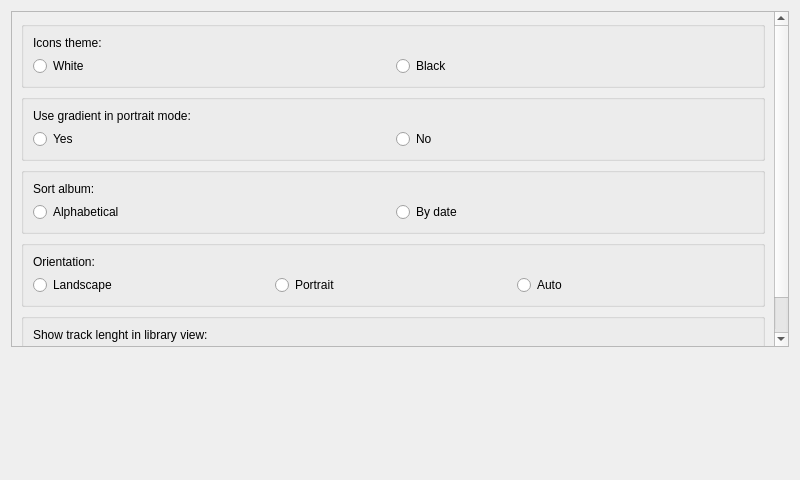
<?xml version="1.0" encoding="UTF-8"?>
<ui version="4.0">
 <class>SettingsDialog</class>
 <widget class="QDialog" name="SettingsDialog">
  <property name="geometry">
   <rect>
    <x>0</x>
    <y>0</y>
    <width>800</width>
    <height>480</height>
   </rect>
  </property>
  <property name="windowTitle">
   <string>Settings</string>
  </property>
  <layout class="QHBoxLayout" name="horizontalLayout_2">
   <item>
    <layout class="QVBoxLayout" name="verticalLayout">
     <item>
      <widget class="QScrollArea" name="scrollArea">
       <property name="widgetResizable">
        <bool>true</bool>
       </property>
       <widget class="QWidget" name="scrollAreaWidgetContents">
        <property name="geometry">
         <rect>
          <x>0</x>
          <y>0</y>
          <width>760</width>
          <height>367</height>
         </rect>
        </property>
        <layout class="QVBoxLayout" name="verticalLayout_6">
         <item>
          <widget class="QGroupBox" name="groupBox">
           <property name="title">
            <string/>
           </property>
           <layout class="QVBoxLayout" name="verticalLayout_2">
            <item>
             <widget class="QLabel" name="label">
              <property name="text">
               <string>Icons theme:</string>
              </property>
             </widget>
            </item>
            <item>
             <layout class="QHBoxLayout" name="horizontalLayout">
              <item>
               <widget class="QRadioButton" name="iconsWButton">
                <property name="text">
                 <string>White</string>
                </property>
               </widget>
              </item>
              <item>
               <widget class="QRadioButton" name="iconstBButton">
                <property name="text">
                 <string>Black</string>
                </property>
               </widget>
              </item>
             </layout>
            </item>
           </layout>
          </widget>
         </item>
         <item>
          <widget class="QGroupBox" name="groupBox_4">
           <property name="title">
            <string/>
           </property>
           <layout class="QVBoxLayout" name="verticalLayout_7">
            <item>
             <widget class="QLabel" name="label_5">
              <property name="text">
               <string>Use gradient in portrait mode:</string>
              </property>
             </widget>
            </item>
            <item>
             <layout class="QHBoxLayout" name="horizontalLayout_6">
              <item>
               <widget class="QRadioButton" name="gradientYButton">
                <property name="text">
                 <string>Yes</string>
                </property>
               </widget>
              </item>
              <item>
               <widget class="QRadioButton" name="gradientNButton">
                <property name="text">
                 <string>No</string>
                </property>
               </widget>
              </item>
             </layout>
            </item>
           </layout>
          </widget>
         </item>
         <item>
          <widget class="QGroupBox" name="albumSortingGroupBox">
           <property name="enabled">
            <bool>true</bool>
           </property>
           <property name="title">
            <string/>
           </property>
           <layout class="QVBoxLayout" name="verticalLayout_3">
            <item>
             <widget class="QLabel" name="label_2">
              <property name="text">
               <string>Sort album:</string>
              </property>
             </widget>
            </item>
            <item>
             <layout class="QHBoxLayout" name="horizontalLayout_3">
              <item>
               <widget class="QRadioButton" name="albumsSortAButton">
                <property name="text">
                 <string>Alphabetical</string>
                </property>
               </widget>
              </item>
              <item>
               <widget class="QRadioButton" name="albumsSortDButton">
                <property name="text">
                 <string>By date</string>
                </property>
               </widget>
              </item>
             </layout>
            </item>
           </layout>
          </widget>
         </item>
         <item>
          <widget class="QGroupBox" name="groupBox_3">
           <property name="title">
            <string/>
           </property>
           <layout class="QVBoxLayout" name="verticalLayout_5">
            <item>
             <widget class="QLabel" name="label_4">
              <property name="text">
               <string>Orientation:</string>
              </property>
             </widget>
            </item>
            <item>
             <layout class="QHBoxLayout" name="horizontalLayout_5">
              <item>
               <widget class="QRadioButton" name="orientationLButton">
                <property name="text">
                 <string>Landscape</string>
                </property>
               </widget>
              </item>
              <item>
               <widget class="QRadioButton" name="orientationPButton">
                <property name="text">
                 <string>Portrait</string>
                </property>
               </widget>
              </item>
              <item>
               <widget class="QRadioButton" name="orientationAButton">
                <property name="text">
                 <string>Auto</string>
                </property>
               </widget>
              </item>
             </layout>
            </item>
           </layout>
          </widget>
         </item>
         <item>
          <widget class="QGroupBox" name="groupBox_2">
           <property name="title">
            <string/>
           </property>
           <layout class="QVBoxLayout" name="verticalLayout_4">
            <item>
             <widget class="QLabel" name="label_3">
              <property name="text">
               <string>Show track lenght in library view:</string>
              </property>
             </widget>
            </item>
            <item>
             <layout class="QHBoxLayout" name="horizontalLayout_4">
              <item>
               <widget class="QRadioButton" name="showTrackLenghtYButton">
                <property name="text">
                 <string>Yes</string>
                </property>
               </widget>
              </item>
              <item>
               <widget class="QRadioButton" name="showTrackLenghtNButton">
                <property name="text">
                 <string>No</string>
                </property>
               </widget>
              </item>
             </layout>
            </item>
           </layout>
          </widget>
         </item>
        </layout>
       </widget>
      </widget>
     </item>
     <item>
      <spacer name="verticalSpacer">
       <property name="orientation">
        <enum>Qt::Vertical</enum>
       </property>
       <property name="sizeHint" stdset="0">
        <size>
         <width>20</width>
         <height>40</height>
        </size>
       </property>
      </spacer>
     </item>
    </layout>
   </item>
  </layout>
 </widget>
 <resources/>
 <connections/>
</ui>
